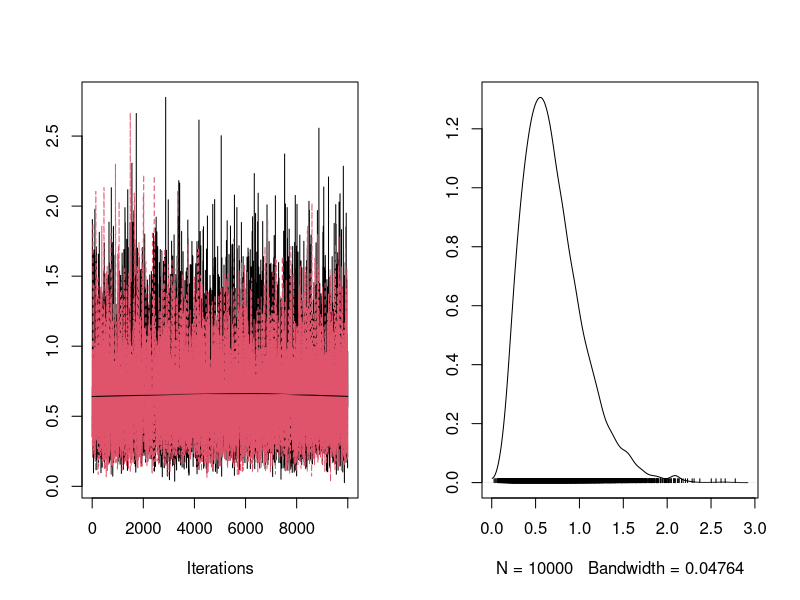
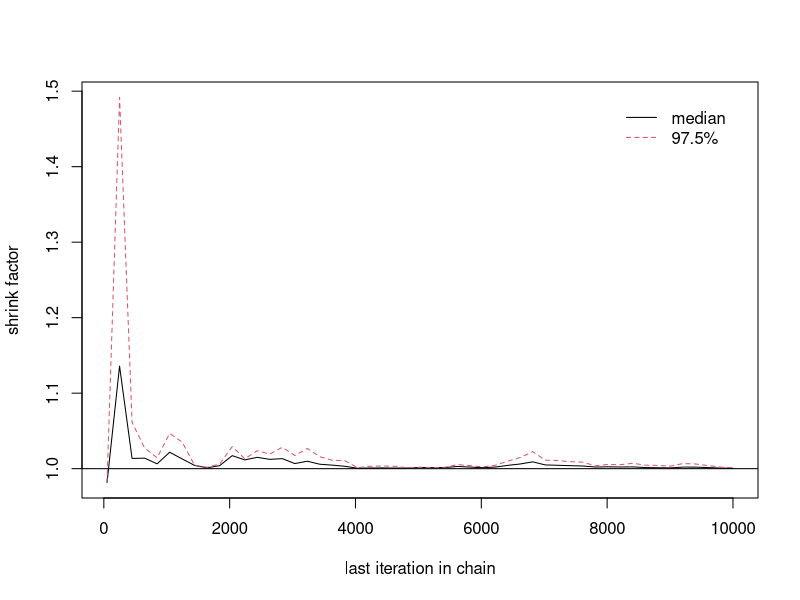
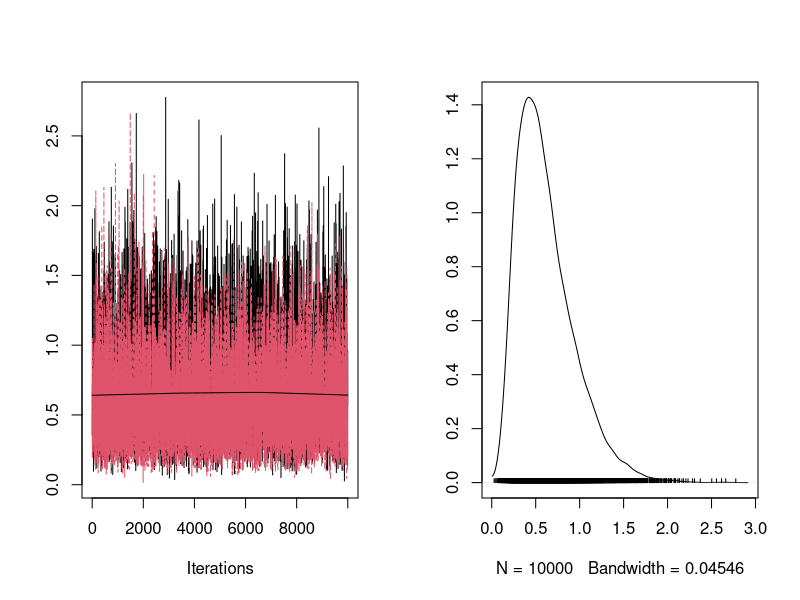
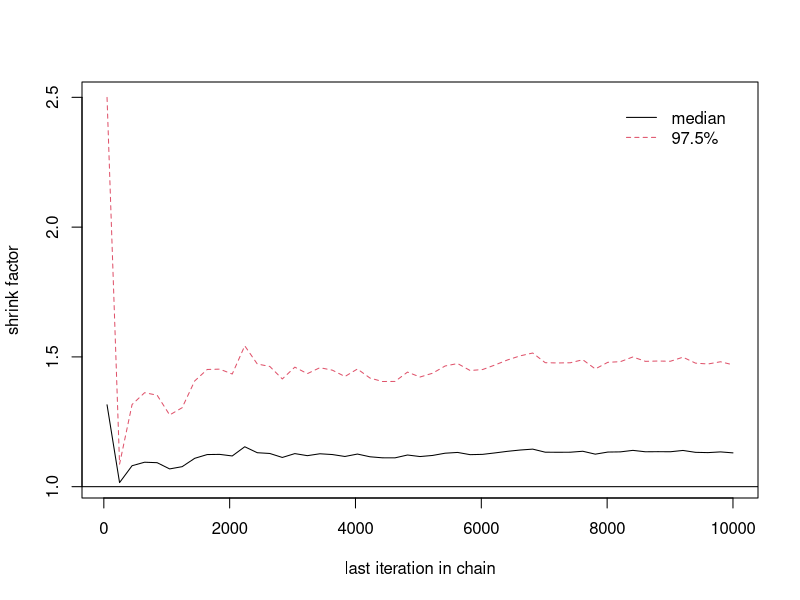
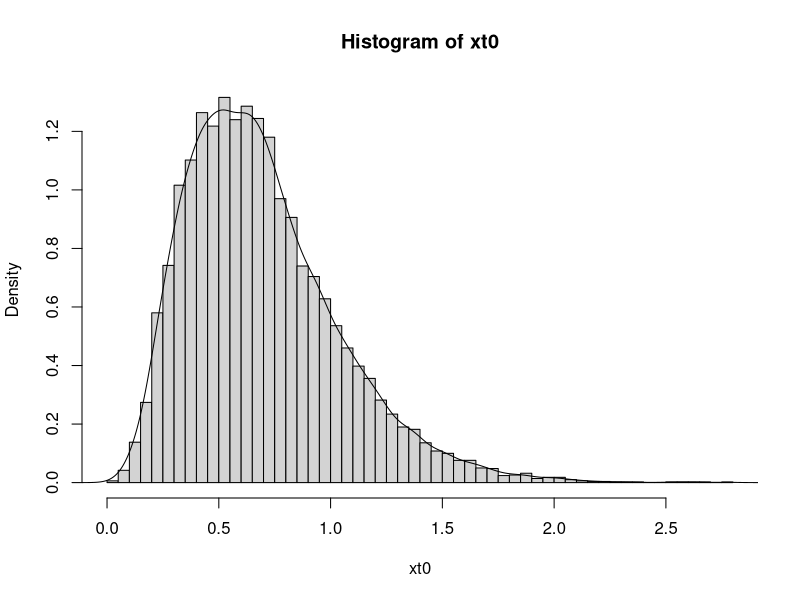
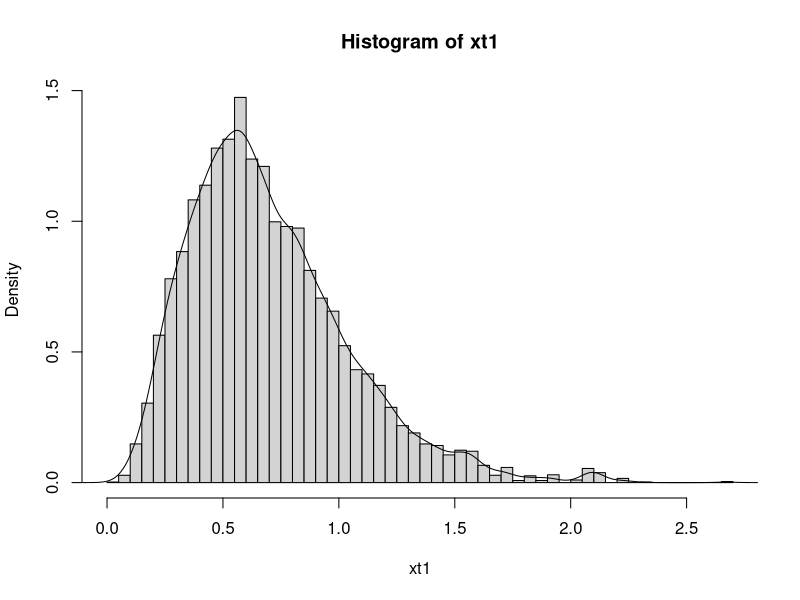
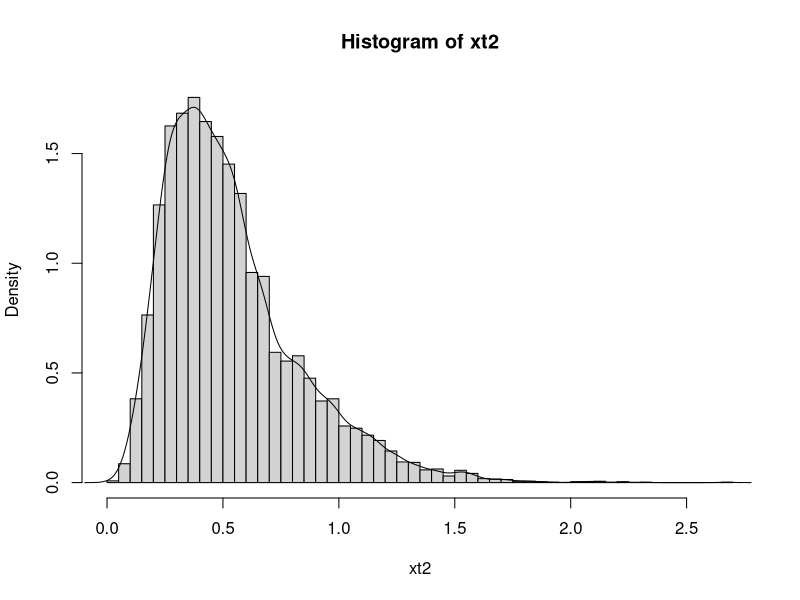
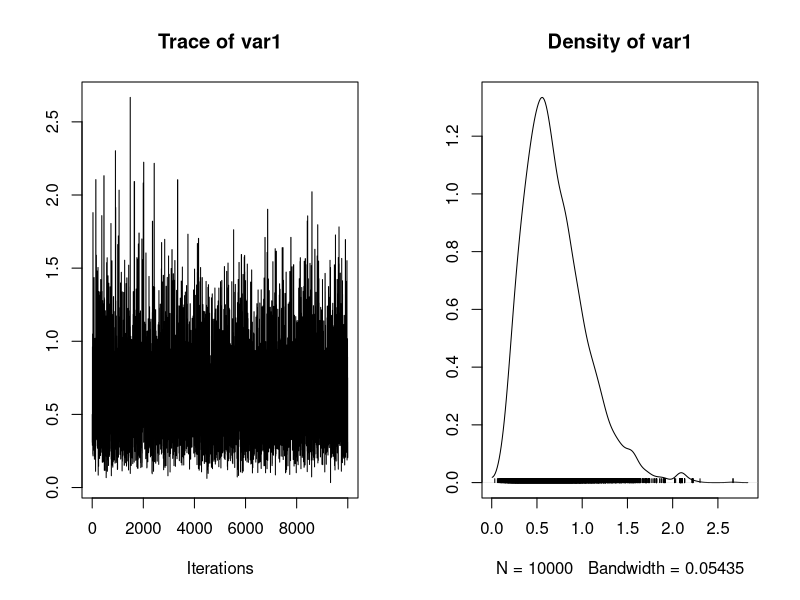

Write the R code that produced these figures, in order.
#3.1
library(coda)
M=10000
fgamma<-function(a,b,x)
{
  x^(a-1)*exp(-b*x)
}
xt0<-rgamma(M,4.3,6.2)
xt1=numeric(M)
xt2=numeric(M)
x<-rgamma(50,4.3,6.2)
y1<-rgamma(M,4,7)
y2<-rgamma(M,5,6)
xt1[1]=0.5
xt2[1]=0.5
u1<-runif(M)
u2<-runif(M)
k1=0
k2=0
t0<-mcmc(xt0)
for(i in 2:M)
{
  fy<-dgamma(y1[i],4.3,6.2)*dgamma(xt1[i-1],4,7)
  fx<-dgamma(xt1[i-1],4.3,6.2)*dgamma(y1[i],4,7)
  r<-fy/fx
  if(u1[i]<=r)
  {
    xt1[i]<-y1[i]
    k1=k1+1
  }
  else
  {
    xt1[i]<-xt1[i-1]
  }
}
t1<-mcmc(xt1)
for(i in 2:M)
{
  fy<-dgamma(y2[i],4.3,6.2)*dgamma(xt1[i-1],5,6)
  fx<-dgamma(xt2[i-1],4.3,6.2)*dgamma(y1[i],5,6)
  r<-fy/fx
  if(u2[i]<=r)
  {
    xt2[i]<-y1[i]
    k2=k2+1
  }
  else
  {
    xt2[i]<-xt2[i-1]
  }
} 
t2<-mcmc(xt2)
combinedchains01=mcmc.list(t0, t1)
plot(combinedchains01)
gelman.diag(combinedchains01)
gelman.plot(combinedchains01)
combinedchains02=mcmc.list(t0, t2)
plot(combinedchains02)
gelman.diag(combinedchains02)
gelman.plot(combinedchains02)
hist(xt0,nclass=50,probability=T)
lines(density(xt0))
hist(xt1,nclass=50,probability=T)
lines(density(xt1))
hist(xt2,nclass=50,probability=T)
lines(density(xt2))
plot(t1)
summary(t1)
plot(t2)
summary(t2)
sum(xt1[2000:10000])/8000
k1/M
sum(xt2[2000:10000])/8000
k2/M
#3.2
M=40000
xt0<-rt(M,4)
xt1=numeric(M)
xt2=numeric(M)
x<-rt(50,4)
y1<-rnorm(M)
y2<-rt(M,2)
xt1[1]=0.5
xt2[1]=0.5
u1<-runif(M)
u2<-runif(M)
k1=0
k2=0
t0<-mcmc(xt0)
for(i in 2:M)
{
  fx<-dnorm(y1[i],0,1)*dt(xt1[i-1],4)
  fy<-dnorm(xt1[i-1],0,1)*dt(y1[i],4)
  r<-prod(fy/fx)
  if(u1[i]<=r)
  {
    xt1[i]<-y1[i]
    k1=k1+1
  }
  else
  {
    xt1[i]<-xt1[i-1]
  }
} 
t1<-mcmc(xt1)
for(i in 2:M)
{
  fx<-dt(y2[i],2)*dt(xt2[i-1],4)
  fy<-dt(xt2[i-1],2)*dt(y2[i],4)
  r<-prod(fy/fx)
  if(u2[i]<=r)
  {
    xt2[i]<-y1[i]
    k2=k2+1
  }
  else
  {
    xt2[i]<-xt2[i-1]
  }
} 
t2<-mcmc(xt2)
combinedchains01=mcmc.list(t0, t1)
plot(combinedchains01)
gelman.diag(combinedchains01)
gelman.plot(combinedchains01)
combinedchains02=mcmc.list(t0, t2)
plot(combinedchains02)
gelman.diag(combinedchains02)
gelman.plot(combinedchains02)
hist(xt0,nclass=50,probability=T)
lines(density(xt0))
hist(xt1,nclass=50,probability=T)
lines(density(xt1))
hist(xt2,nclass=50,probability=T)
lines(density(xt2))
plot(t1)
summary(t1)
plot(t2)
summary(t2)
sum(xt1)/M
k1/M
sum(xt2)/M
k2/M
